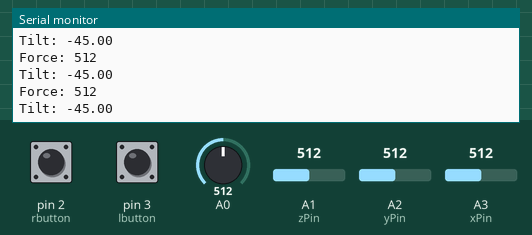
The sketch below on a simulated Arduino Uno, built with avr-gcc and run on an emulated ATmega328P. Parts: the last lines printed to the serial monitor. The inputs (shaded band) are chosen by the test bench; at power-on: A2 (yPin) = 512, A3 (xPin) = 512, pin 2 (rbutton) HIGH, pin 3 (lbutton) HIGH, A0 = 512, A1 (zPin) = 512.

Above: at 1.2 s.
1.3 s: A2 (yPin) set to 306
At 2.4 s:
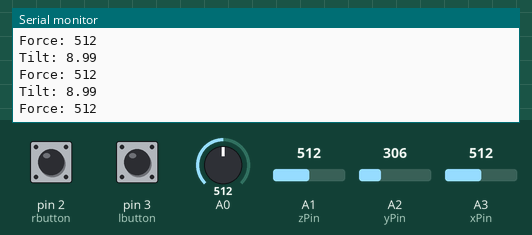
4.3 s: A3 (xPin) set to 483
At 5.4 s:
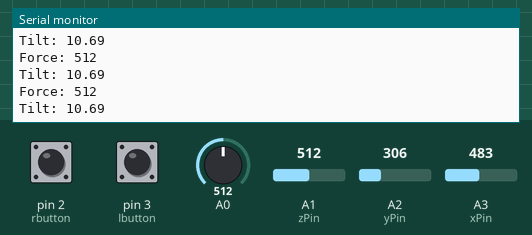
5.8 s: pin 2 (rbutton) pulled LOW for 0.15 s
7.4 s: pin 3 (lbutton) pulled LOW for 0.15 s
9.0 s: pin 2 (rbutton) pulled LOW for 1 s
13.0 s: pin 3 (lbutton) pulled LOW for 1 s
Timing chart, 0 to 16.0 s (numbered marks = the images above; inputs shaded):
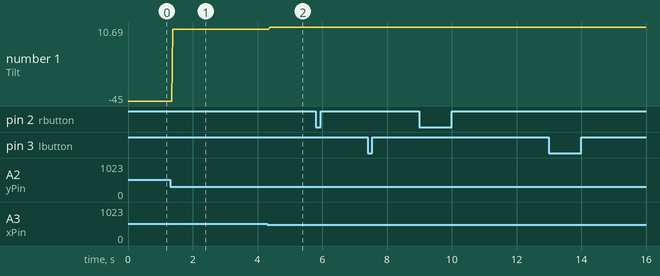

The sketch:

arduino.ino
```cpp
#include <Bounce.h>

//Analog read for accel pins
const int xPin = 3;
const int yPin = 2;
const int zPin = 1;

//The minimum and maximum values that came from
//the accelerometer while standing still
int minVal = 265;
int maxVal = 402;

//to hold the caculated values
double x;
double y;
double z;

//buttons
const int lbutton = 3; // digital pins for l and r button
const int rbutton = 2;
Bounce bouncerl = Bounce(lbutton, 5);
Bounce bouncerr = Bounce(rbutton, 5);

// was button clicked?
int buttonClicked =0;

// was cable drawn?
int cableDrawn = 0;

int tilt = 0;
int force = 0;

void setup() {
  Serial.begin(9600);

  pinMode(lbutton, INPUT_PULLUP); // l and r button
  pinMode(rbutton, INPUT_PULLUP);

}

void loop() {

  if (bouncerl.update()) {
    if (bouncerl.read() == LOW) {
      // left button clicked
      Serial.println("Left");
      buttonClicked = 1;
    }
  }

  if (bouncerr.update()) {
    if (bouncerr.read() == LOW) {
      Serial.println("Right");
      buttonClicked = 1;
    }
  }

  if (analogRead(0) > 100) {

    cableDrawn = 1;
    // cable is drawn


    // accelerometer code

    //read the input pins
    int xRead = analogRead(xPin);
    int yRead = analogRead(yPin);
    int zRead = analogRead(zPin);

    //convert values to degrees
    int xAng = map(xRead, minVal, maxVal, -90, 90);
    int yAng = map(yRead, minVal, maxVal, -90, 90);
    int zAng = map(zRead, minVal, maxVal, -90, 90);

    //geometry
    x = RAD_TO_DEG * (atan2(-yAng, -zAng) + PI);
    y = RAD_TO_DEG * (atan2(-xAng, -zAng) + PI);
    z = RAD_TO_DEG * (atan2(-yAng, -xAng) + PI);

    //calibrate
    z = 360 - z;

    if (z > 180) {
      z = z - 360;  // to make angle negative when pointing down
    }

    // accelerometer is turned on its side

    tilt = z;
    force = analogRead(0);
    Serial.print("Tilt: ");
    Serial.println(z);
    Serial.print("Force: ");
    Serial.println(force); // read force sensor

  }

  if (analogRead(0)== 0 && cableDrawn)  {
    buttonClicked = 0;
    cableDrawn = 0;
    //reset values


    Serial.println("FINAL");
    Serial.print("Tilt: ");
    Serial.print(tilt);
    Serial.print("Force: ");
    Serial.println(force);
    // display final values

  }

}
```

Measured:
- the behaviour switches between 494 and 493 on A3 (xPin) (found by bisection; images 1 and 2)
- after the input at 1.3 s, the serial monitor: prints a new line after 0.08 s (image 1)
- after the input at 4.3 s, the serial monitor: prints a new line after 0.08 s (image 2)
- plotted number 1: -45 → 8.99 after the input at 1.3 s, 8.99 → 10.69 after the input at 4.3 s
